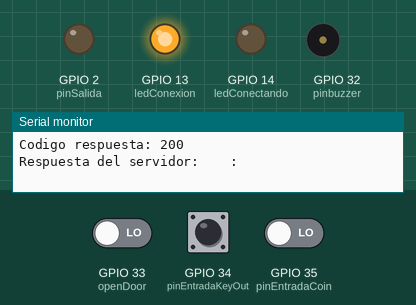
This sketch was run on a simulated ESP32. Shown: output pins drawn as LEDs (lit = HIGH), buzzer (waves = sounding, pin HIGH), the last lines printed to the serial monitor. The inputs (shaded band) are chosen by the test bench; at power-on: GPIO 33 (openDoor) LOW, GPIO 34 (pinEntradaKeyOut) LOW, GPIO 35 (pinEntradaCoin) LOW. WiFi joins after 1.5 s; servers stay silent unless stated; uploads are accepted with an empty reply; the local clock reads 2024-03-15 10:24:30 at power-on unless the sketch sets it; storage starts empty; nothing arrives over Bluetooth unless stated; a phone connects over Bluetooth LE 3 s after start.

Above: at 5.9 s.
6.0 s: GPIO 33 (openDoor) driven HIGH
At 7.0 s:
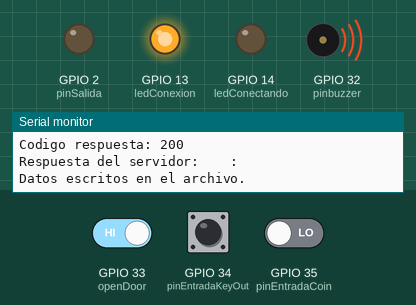
7.5 s: GPIO 33 (openDoor) driven LOW
At 8.2 s:
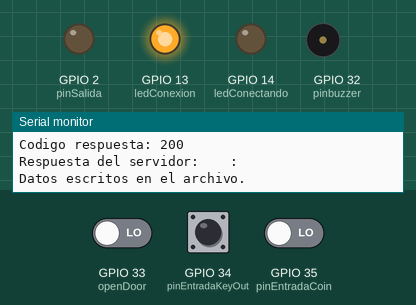
Timing chart, 0 to 10.5 s (numbered marks = the images above; inputs shaded):
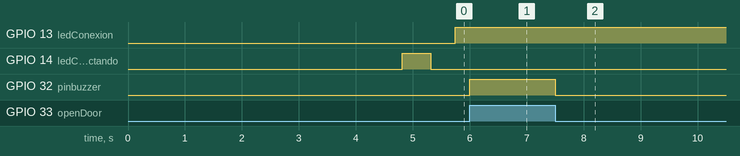

The sketch:

ESP-prueba-BLE4.ino
```cpp
#include <ArduinoBLE.h>
#include <ArduinoJson.h>
#include <FS.h>  // Librería para manejar el sistema de archivos
#include <HTTPClient.h>
#include <SD.h>   // Librería para manejar la tarjeta SD
#include <SPI.h>  // Librería para la comunicación SPI (Serial Peripheral Interface)
#include <time.h>
#include <TinyGPSPlus.h>  //incluimos TinyGPS
#include <WebServer.h>
#include <WiFi.h>

BLEService serviceCashOUT("0880dd71-4dbd-474a-9101-7734ca3dd46e");  // Bluetooth® Low Energy LED Service
BLEStringCharacteristic characteristicCashOUT("9d0983d4-0c6c-45c4-b83b-14abaa6ba18a", BLERead | BLEWrite, 512);
BLEStringCharacteristic characteristicCashIN("9d0983d4-0c6d-45c4-b83b-14abaa6ba18b", BLERead | BLEWrite, 512);
BLEStringCharacteristic characteristicReset("9d0983d4-0c6e-45c4-b83b-14abaa6ba18c", BLERead | BLEWrite, 128);
BLEStringCharacteristic characteristicWIFIPass("9d0983d4-0c6f-45c4-b83b-14abaa6ba18d", BLERead | BLEWrite, 128);
BLEStringCharacteristic characteristicWIFISsid("9d0983d4-0c61-45c4-b83b-14abaa6ba18e", BLERead | BLEWrite, 128);

TinyGPSPlus gps;
String guardarGPS;

String ssid;
String password;
WebServer server(80);
String backendURL = "http://192.168.10.190:8000/";
String token = "eyJ0eXAiOiJKV1QiLCJhbGciOiJIUzI1NiJ9.eyJjcmVhdGVkIjoiVFZSWk5VNVVUVFZPZW1jMVRXYzlQUT09IiwiZXhwaXJlIjoiVFZSbk1VMTZRVE5PZW1jMVRXYzlQUT09IiwidXNlcklkIjoiVFdjOVBRPT0ifQ.TPaUn1g5FpspFjf0x1nQ3ff4iNFDEBnx-RmcFEfFBAY";

//---------------------------------------------------------------------------------------------------------
// Variables para enviar informacion del serial de la maquina
const String SERIAL_ID = "123456789";  // Serial de la maquina´
IPAddress MACHINE_IP;

//---------------------------------------------------------------------------------------------------------
// Variables relog y fecha
const char* ntpServer = "pool.ntp.org";
const long gmtOffset_sec = -18000;
struct tm initialTime;

//---------------------------------------------------------------------------------------------------------
// Variables lectura maquina
int dataCoin[250], dataKeyOut[250];
int conteoCoin = 0;
int conteoKeyOut = 0;
int memoriaCoin = 0, memoriaKeyOut = 0;
unsigned long currentMillis;
unsigned long previousMillis = 0;
const unsigned long interval = 300;

int pinEntradaCoin = 35;
int pinEntradaKeyOut = 34;
int pinSalida = 2;
int ledConexion = 13;
int ledConectando = 14;
int pinbuzzer = 32;
int openDoor = 33;
int buzzerActivo;
int blueConteoIN;
int blueConteoOUT;

int estadoAnteriorCoin = LOW;
int estadoAnteriorKeyOut = LOW;
int estadoAnteriorBuzzer = LOW;

boolean envioDatos = true;
boolean conecto = false;
boolean wifiConnected = false;
//---------------------------------------------------------------------------------------------------------
// Inicio funciones hilo principal
//---------------------------------------------------------------------------------------------------------

String actualizaFechaHora() {
  unsigned long elapsedMillis = millis();
  struct tm currentTime;
  memcpy(&currentTime, &initialTime, sizeof(currentTime));
  currentTime.tm_sec += elapsedMillis / 1000;
  mktime(&currentTime);
  char buffer[80];
  strftime(buffer, sizeof(buffer), "%A, %B %d %Y %H:%M:%S", &currentTime);
  return String(buffer);
}
//---------------------------------------------------------------------------------------------------------
void sumaCeros() {  // sumaCero() Cuenta la cantidad de ceros (0) ingresados en los puertos del ESP32
  previousMillis = currentMillis;
  // Lectura COIN-----------------------------------------------------------------------
  int acumuladoCoin = 0;
  for (int i = 0; i < 250; i++) {
    if (dataCoin[i] == 1) {
      acumuladoCoin++;
    }
  }
  if (acumuladoCoin != memoriaCoin) {
    memoriaCoin = acumuladoCoin;
  } else {
    if (acumuladoCoin == memoriaCoin && memoriaCoin != 0) {
      if (memoriaCoin > 1) {
        Serial.println("Valor Ingresado " + String(memoriaCoin));
        // sendHttpMoney(String(memoriaCoin), "cashin");
        sendJson(String(memoriaCoin), "cashin");
        conteoCoin = 0;
        String informacion = "Valor Ingresado: " + String(memoriaCoin) + "USD fecha: " + actualizaFechaHora();
        saveSD("/cashIN.txt", informacion);
        blueConteoIN = memoriaCoin;
      }
      limpiarData();
    } else {
      memoriaCoin = acumuladoCoin;
    }
  }

  // Lectura KEYOUT------------------------------------------------------------------------
  int acumuladoKeyOut = 0;
  for (int i = 0; i < 250; i++) {
    if (dataKeyOut[i] == 1) {
      acumuladoKeyOut++;
    }
  }
  if (acumuladoKeyOut != memoriaKeyOut) {
    memoriaKeyOut = acumuladoKeyOut;
  } else {
    if (acumuladoKeyOut == memoriaKeyOut && memoriaKeyOut != 0) {
      if (memoriaKeyOut > 1) {
        Serial.println("Retiro USD:  " + String(memoriaKeyOut));
        // sendHttpMoney(String(memoriaKeyOut), "cashout");
        sendJson(String(memoriaKeyOut), "cashout");
        conteoKeyOut = 0;
        String informacion = "Valor retirado: " + String(memoriaKeyOut) + "USD, fecha: " + actualizaFechaHora();
        saveSD("/cashOUT.txt", informacion);
        blueConteoOUT = memoriaKeyOut;
      }
      limpiarData();
    } else {
      memoriaKeyOut = acumuladoKeyOut;
    }
  }
}
//---------------------------------------------------------------------------------------------------------
void limpiarData() {  // limpiarData() Limpia la el arreglo donde se almacena la cantidad de ceros
  for (int i = 0; i < 250; i++) {
    dataCoin[i] = 0;
    dataKeyOut[i] = 0;
  }
}
//---------------------------------------------------------------------------------------------------------
void detectaSerial() {  // detectaSerial() Detecta si hay cambios en el serial en la entra de ceros
  currentMillis = millis();
  if (currentMillis - previousMillis >= interval) {
    sumaCeros();
  }
  int estadoPinCoin = digitalRead(pinEntradaCoin);  // Se almacenan los ceros del coin
  if (estadoPinCoin == HIGH && estadoAnteriorCoin == LOW) {
    conteoCoin++;
    dataCoin[conteoCoin] = 1;
  }
  estadoAnteriorCoin = estadoPinCoin;

  int estadoPinKeyOut = digitalRead(pinEntradaKeyOut);  // Se almacenan los ceros del keyout
  if (estadoPinKeyOut == HIGH && estadoAnteriorKeyOut == LOW) {
    conteoKeyOut++;
    dataKeyOut[conteoKeyOut] = 1;
  }
  estadoAnteriorKeyOut = estadoPinKeyOut;
}
//---------------------------------------------------------------------------------------------------------
void saveSD(String nombreArchivo, String informacion) {
  File archivo;
  if (nombreArchivo == "/WIFIpass.txt" || nombreArchivo == "/WIFIssid.txt") {
    archivo = SD.open(nombreArchivo, FILE_WRITE);
  } else {
    archivo = SD.open(nombreArchivo, FILE_APPEND);
  }

  if (!archivo) {
    // Si el archivo no existe, créalo en modo de escritura
    archivo = SD.open(nombreArchivo, FILE_WRITE);
    if (!archivo) {
      Serial.println("Error al abrir el archivo.");
    }
  }
  if (archivo) {
    if (nombreArchivo == "/WIFIpass.txt" || nombreArchivo == "/WIFIssid.txt") {
      archivo.print(informacion);
    } else {
      archivo.println(informacion);
    }
    archivo.close();
    Serial.println("Datos escritos en el archivo.");
  } else {
    Serial.println("Error al abrir el archivo.");
  }
  archivo.close();
}
//---------------------------------------------------------------------------------------------------------
String readSD(String nombreArchivo, String accion) {
  String contenido = "";
  String ultimasLineas[8];

  File archivo = SD.open(nombreArchivo, FILE_READ);
  if (!archivo) {
    Serial.println("Error al abrir el archivo para lectura.");
    return "";
  }

  int indice = 0;
  while (archivo.available()) {
    String linea = archivo.readStringUntil('\n');
    if (linea.length() > 0) {
      if (accion == "todo") {
        ultimasLineas[indice] = linea;
        contenido = contenido + ultimasLineas[indice];
        indice = (indice + 1) % 8;
      }
      if (accion == "ultimo") {
        contenido = linea;
      }
    }
  }
  archivo.close();
  return contenido;
}
//---------------------------------------------------------------------------------------------------------
void sendJson(String valor, String endPoint) {  // sendHttpPOST() Envia la peticion POST al dashboard

  DynamicJsonDocument jsonDoc(512);
  JsonObject json = jsonDoc.to<JsonObject>();
  if (endPoint == "cashin") {
    json["machine_id"] = SERIAL_ID;
    json["cashin_in"] = valor;
  }
  if (endPoint == "cashout") {
    json["machine_id"] = SERIAL_ID;
    json["cashout_out"] = valor;
  }
  if (endPoint == "machinelocations") {
    json["machine_serial"] = SERIAL_ID;
    json["machine_ip"] = MACHINE_IP;
    json["location_id"] = 1;
  }
  if (endPoint == "actionlog") {
    json["actionlog_event"] = "Physically";
    json["actionlog_type"] = valor;
    json["machine_id"] = SERIAL_ID;
  }
  String jsonString;
  serializeJson(json, jsonString);

  sendHTTP(endPoint, jsonString);
}
//---------------------------------------------------------------------------------------------------------
void leerBuzzer() {
  buzzerActivo = digitalRead(openDoor);
  if (buzzerActivo == HIGH && estadoAnteriorBuzzer == LOW) {
    digitalWrite(pinbuzzer, HIGH);
    delay(100);
    Serial.println(F("Se abrio la puerta"));
    sendJson("Open Door", "actionlog");
    String informacion = "Puerta abierta: " + actualizaFechaHora();
    saveSD("/openDoor.txt", informacion);
  } else if (buzzerActivo == LOW) {
    digitalWrite(pinbuzzer, LOW);
  }
  estadoAnteriorBuzzer = buzzerActivo;
}
//---------------------------------------------------------------------------------------------------------
void sendHTTP(String endPoint, String json) {
  HTTPClient http;
  http.begin(backendURL + endPoint);
  http.addHeader("Authorization", token);
  http.setTimeout(20000);

  byte httpCode = http.POST(json);
  Serial.print(F("Se envio:  :"));
  Serial.println(json);
  delay(100);
  Serial.print(F("Codigo respuesta: "));
  Serial.println(httpCode);
  if (httpCode > 0) {
    if (httpCode == HTTP_CODE_CREATED) {
      Serial.print(F("Respuesta del servidor:     :"));
      Serial.println(http.getString());
    }
    if (httpCode == HTTP_CODE_OK) {
      Serial.print(F("Respuesta del servidor:    :"));
      Serial.println(http.getString());
      if (endPoint == "machinelocations") {
        digitalWrite(ledConexion, HIGH);
        conecto = true;
      }
    }
  } else {
    Serial.print(F("Error en la solicitud HTTP, se obtuvo http.error:    :"));
    Serial.println(http.errorToString(httpCode));
    if (endPoint == "machinelocations") { digitalWrite(ledConectando, HIGH); }
  }
  http.end();
}
//---------------------------------------------------------------------------------------------------------
void sendPostHTTP() {  // keyOut() Envia al ESP32 un Json que activa segun la condicion la salida de USD
  if (server.method() == HTTP_POST) {
    if (server.hasArg("plain") == false) {
      server.send(400, "text/plain", "Bad request!");
    } else {
      String message = server.arg("plain");
      message += "\n";
      DynamicJsonDocument doc(512);
      DeserializationError error = deserializeJson(doc, message);
      if (error) {
        Serial.print(F("deserializeJson() failed: "));
        Serial.println(error.c_str());
        return;
      }
      const String action = doc["action"];
      const String serial = doc["serial_id"];
      Serial.println("Action = " + action);

      if (SERIAL_ID == serial) {
        if (action == "COLLECT") {
          digitalWrite(pinSalida, HIGH);
          delay(300);
          digitalWrite(pinSalida, LOW);
          Serial.println(F("KeyOut enviado a la tarjeta"));
          server.send(200, "application/json", "{\"success\":\"true\"}");
        }
        if (action == "RESET") {
          Serial.println(F("Reinicio"));
          delay(100);
          String informacion = "Tarjeta reiniciada: " + actualizaFechaHora();
          saveSD("/reset.txt", informacion);
          delay(100);
          server.send(200, "application/json", "{\"success\":\"true\"}");
          esp_restart();
        }
        if (action == "GPS") {
          Serial.print(F("Cordenadas:  "));
          searchGPS();
          Serial.println(guardarGPS);
          server.send(200, "application/json", "{\"success\":\"true\"}");
        }
        if (action == "GET_FILE") {
          const String filename = doc["filename"];
          File file = SD.open("/" + filename, FILE_READ);
          if (file) {
            server.streamFile(file, "text/plain");
            file.close();
          } else {
            server.send(404, "text/plain", "Archivo no encontrado");
          }
        }
      }
    }
  }
}
//---------------------------------------------------------------------------------------------------------
void searchGPS() {
  while (Serial2.available() > 0) {
    if (gps.encode(Serial2.read())) {
      Serial.print(F("Location: "));
      if (gps.location.isValid()) {
        guardarGPS = "Latitud/Longitud: " + String(gps.location.lat(), 9) + ", " + String(gps.location.lng(), 9);
      } else {
        Serial.print(F("INVALID"));
      }
    }
  }
}
//---------------------------------------------------------------------------------------------------------
void iniciarWifiSD() {

  File myFile = SD.open("/WIFIpass.txt", FILE_READ);
  if (!myFile) {
    Serial.println("Error al abrir el archivo para lectura.");
  }
  if (myFile.available()) {
    password = myFile.readString();
    // Serial.println(password);
  }
  myFile.close();


  File myFile2 = SD.open("/WIFIssid.txt", FILE_READ);
  if (!myFile2) {
    Serial.println("Error al abrir el archivo para lectura.");
  }
  if (myFile2.available()) {
    ssid = myFile2.readString();
    // Serial.println(ssid);
  }
  myFile2.close();
}

void iniciarServicioBlue() {
  BLEDevice central = BLE.central();
  if (central) {
    Serial.print("Conectado a central: ");
    Serial.println(central.address());

    while (central.connected()) {
      if (characteristicCashOUT.written()) {
        if (characteristicCashOUT.value() == "todo") {  // any value other than 0
          String contenido = readSD("/cashOUT.txt", "todo");
          Serial.println(contenido);
          characteristicCashOUT.writeValue(contenido);
        }
        if (characteristicCashOUT.value() == "retirar") {  // any value other than 0
          digitalWrite(pinSalida, HIGH);
          delay(300);
          digitalWrite(pinSalida, LOW);
          Serial.println(F("KeyOut enviado a la tarjeta"));
        }
        if (characteristicCashOUT.value() == "ultimo") {  // any value other than 0
          String contenido = readSD("/cashOUT.txt", "ultimo");
          Serial.println(contenido);
          characteristicCashOUT.writeValue(contenido);
        }
      }
      if (characteristicCashIN.written()) {
        if (characteristicCashIN.value() == "todo") {  // any value other than 0
          String contenido = readSD("/cashIN.txt", "todo");
          Serial.println(contenido);
          characteristicCashIN.writeValue("" + contenido);
        }
        if (characteristicCashIN.value() == "ultimo") {  // any value other than 0
          String contenido = readSD("/cashIN.txt", "ultimo");
          Serial.println(contenido);
          characteristicCashIN.writeValue(contenido);
        }
      }
      if (characteristicReset.written()) {
        if (characteristicReset.value() == "reset") {  // any value other than 0
          Serial.println(F("Reinicio"));
          delay(100);
          String informacion = "Tarjeta reiniciada: " + actualizaFechaHora();
          saveSD("/reset.txt", informacion);
          esp_restart();
        }
      }
      if (characteristicWIFISsid.written()) {
        String value = characteristicWIFISsid.value();
        saveSD("/WIFIssid.txt", value);
        characteristicWIFISsid.writeValue("Nombre red cambiado: " + value);
      }
      if (characteristicWIFIPass.written()) {
        String value = characteristicWIFIPass.value();
        saveSD("/WIFIpass.txt", value);
        characteristicWIFIPass.writeValue("Clave red cambiado: " + value);
      }
    }
    Serial.print(F("Disconnected from central: "));
    Serial.println(central.address());
  }
}

//---------------------------------------------------------------------------------------------------------
// Inicio funciones hilo secundario
//---------------------------------------------------------------------------------------------------------
void mainSecond(void* parameter) {
  while (1) {
    while (envioDatos) {
      digitalWrite(ledConectando, HIGH);
      delay(500);
      digitalWrite(ledConectando, LOW);
      delay(100);
      sendJson("", "machinelocations");
      if (conecto) {
        envioDatos = false;
      }
    }
    leerBuzzer();
    server.handleClient();
    detectaSerial();
  }
}

// void enviarPingHTTP(void* parameter) {
//   vTaskDelay(pdMS_TO_TICKS(10000));  // Espera 30 segundos antes de la próxima ejecución
//   while (true) {

//     HTTPClient httpPING;
//     String url = backendURL + "machinelocations/ping";
//     httpPING.begin(url);
//     httpPING.addHeader("Authorization", token);
//     httpPING.setTimeout(20000);
//     DynamicJsonDocument jsonDoc(1024);
//     JsonObject json = jsonDoc.to<JsonObject>();
//     json["serial"] = SERIAL_ID;
//     String jsonString;
//     serializeJson(json, jsonString);
//     int httpCode = httpPING.POST(jsonString);
//     Serial.print("Se envio:  :");
//     Serial.println(jsonString);
//     if (httpCode > 0) {
//       if (httpCode == HTTP_CODE_OK) {
//         Serial.print("Codigo respuesta: ");
//         Serial.println(httpCode);
//         Serial.print("Respuesta del servidor: ");
//         Serial.println(httpPING.getString());
//       }
//     } else {
//       Serial.print("Codigo respuesta: ");
//       Serial.println(httpCode);
//       Serial.print("Error en la solicitud HTTP, se obtuvo http.error:     :");
//       Serial.println(httpPING.errorToString(httpCode));
//     }
//     httpPING.end();
//     xSemaphoreGive(xSemaphore);  // Release the semaphore
//     delay(10000);
//   }
// }
//---------------------------------------------------------------------------------------------------------
//Ejecucion
//---------------------------------------------------------------------------------------------------------
void setup() {

  Serial.begin(9600);
  Serial2.begin(9600);

  pinMode(pinEntradaCoin, INPUT);  // Lectura keyOut Metter
  pinMode(pinEntradaKeyOut, INPUT);
  pinMode(openDoor, INPUT);        // Lectura si se abre la puerta
  pinMode(pinSalida, OUTPUT);      // Envia señal retiro dinero
  pinMode(ledConectando, OUTPUT);  // indicador espera de conexion
  pinMode(ledConexion, OUTPUT);    // Indicador conexion OK
  pinMode(pinbuzzer, OUTPUT);      // Indicador de sonido

  if (!SD.begin(5)) {
    Serial.println("Error al inicializar la tarjeta microSD.");
    return;
  }
  delay(200);
  Serial.println("Tarjeta microSD inicializada correctamente.");
  delay(200);

  iniciarWifiSD();

  delay(200);
  // Bluetooth
  if (!BLE.begin()) {
    Serial.println("starting Bluetooth® Low Energy module failed!");
    while (1)
      ;
  }
  BLE.setLocalName("ESP32 BLE");
  BLE.setAdvertisedService(serviceCashOUT);

  // add the characteristic to the service
  serviceCashOUT.addCharacteristic(characteristicCashOUT);
  serviceCashOUT.addCharacteristic(characteristicCashIN);
  serviceCashOUT.addCharacteristic(characteristicReset);
  serviceCashOUT.addCharacteristic(characteristicWIFISsid);
  serviceCashOUT.addCharacteristic(characteristicWIFIPass);
  BLE.addService(serviceCashOUT);

  characteristicCashOUT.writeValue(" ");
  characteristicCashIN.writeValue(" ");
  characteristicReset.writeValue(" ");
  characteristicWIFISsid.writeValue(" ");
  characteristicWIFIPass.writeValue(" ");
  delay(200);
  Serial.println("ESP32 Bluetooth");
  BLE.advertise();

  delay(300);
  do {

    iniciarServicioBlue();
    delay(300);
    iniciarWifiSD();
    // Lectura WIFI
    WiFi.mode(WIFI_AP_STA);
    WiFi.begin(ssid, password);
    if (WiFi.status() != WL_CONNECTED) {
      for (int i = 0; i < 30; i++) {
        Serial.print(".");
        delay(100);
      }
    }
    delay(200);
    if (WiFi.status() == WL_CONNECTED) {
      Serial.println("");
      Serial.print("Conexión Wi-Fi establecida. Dirección IP del ESP32: ");
      Serial.println(WiFi.localIP());
      wifiConnected = true;
    } else {
      wifiConnected = false;
      Serial.println("\nError en la conexión WiFi. Verifica el nombre o la clave de red.");
      // Puedes agregar un retraso antes de intentar nuevamente para evitar una conexión continua.
      delay(5000);  // Espera 5 segundos antes de intentar nuevamente.
    }

  } while (!wifiConnected);
  MACHINE_IP = WiFi.localIP();

  // Configura el servidor NTP
  configTime(gmtOffset_sec, 0, ntpServer);
  if (getLocalTime(&initialTime)) {
    Serial.print("Fecha y hora inicial obtenidas de Internet: ");
    Serial.println(&initialTime, "%A, %B %d %Y %H:%M:%S");
  }
  // Servidor
  server.on("/machine/cash_out", sendPostHTTP);
  server.begin();
  Serial.println("Servidor iniciado");

  // xSemaphore = xSemaphoreCreateBinary();  // Set the semaphore as binary
  // xTaskCreatePinnedToCore(enviarPingHTTP, "EnviarPing", 2000, NULL, 1, NULL, 0);
  // xTaskCreatePinnedToCore(task2,"2000", 1000, NULL, 1, NULL, 0 );
  xTaskCreatePinnedToCore(mainSecond, "blue", 5000, NULL, 1, NULL, 0);
}
//---------------------------------------------------------------------------------------------------------
void loop() {
  iniciarServicioBlue();
  delay(100);
}
```

Measured:
- after the input at 6.0 s, GPIO 32 (pinbuzzer): LOW → HIGH at once
- after the input at 7.5 s, GPIO 32 (pinbuzzer): HIGH → LOW at once
